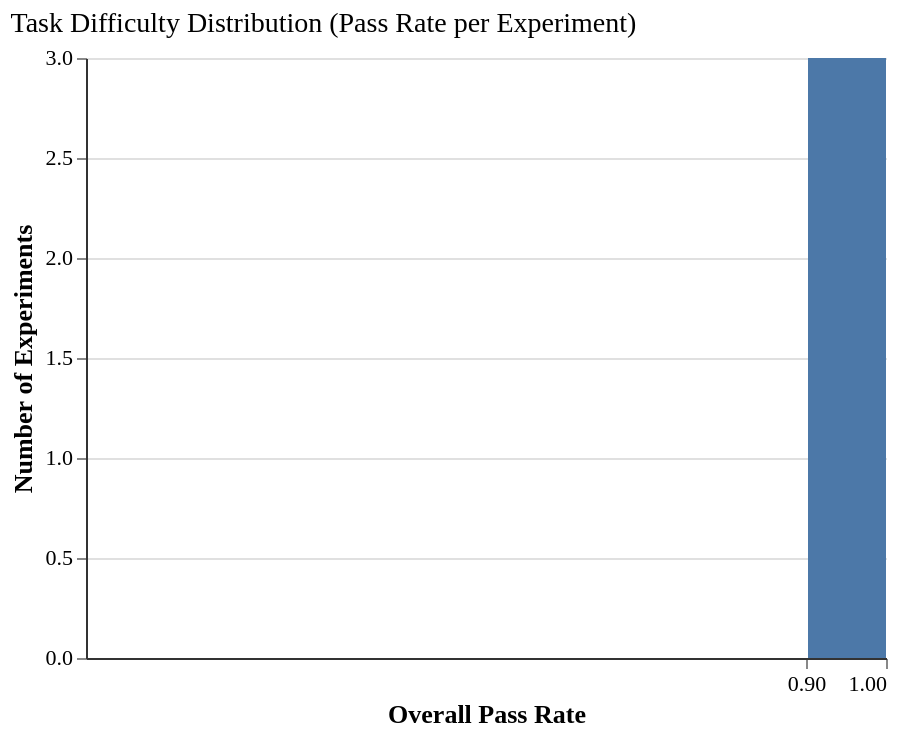

Express this chart as Vega-Lite.
### Vega-Lite specification from a JSON file in a GitHub repository (floating-point values rounded to 4 significant figures)
{"config": {"font": "serif", "axis": {"labelFontSize": 11, "titleFontSize": 13, "gridColor": "#e0e0e0", "domainColor": "#333333"}, "legend": {"labelFontSize": 11, "titleFontSize": 12}, "title": {"fontSize": 14, "anchor": "start", "fontWeight": "normal"}, "view": {"stroke": null, "continuousWidth": 400, "continuousHeight": 300}, "mark": {"tooltip": true}}, "data": {"name": "data-d81906a635ea69690afce6f40d507049"}, "mark": {"type": "bar"}, "encoding": {"tooltip": [{"bin": {"step": 0.1}, "field": "pass_rate", "title": "Pass Rate Bin", "type": "quantitative"}, {"aggregate": "count", "title": "Count", "type": "quantitative"}], "x": {"bin": {"step": 0.1}, "field": "pass_rate", "scale": {"domain": [0, 1]}, "title": "Overall Pass Rate", "type": "quantitative"}, "y": {"aggregate": "count", "title": "Number of Experiments", "type": "quantitative"}}, "title": "Task Difficulty Distribution (Pass Rate per Experiment)", "$schema": "https://vega.github.io/schema/vega-lite/v6.1.0.json", "datasets": {"data-d81906a635ea69690afce6f40d507049": [{"experiment": "test-001", "pass_rate": 0.9917}, {"experiment": "test-002", "pass_rate": 0.95}, {"experiment": "test-003", "pass_rate": 0.9556}]}}
